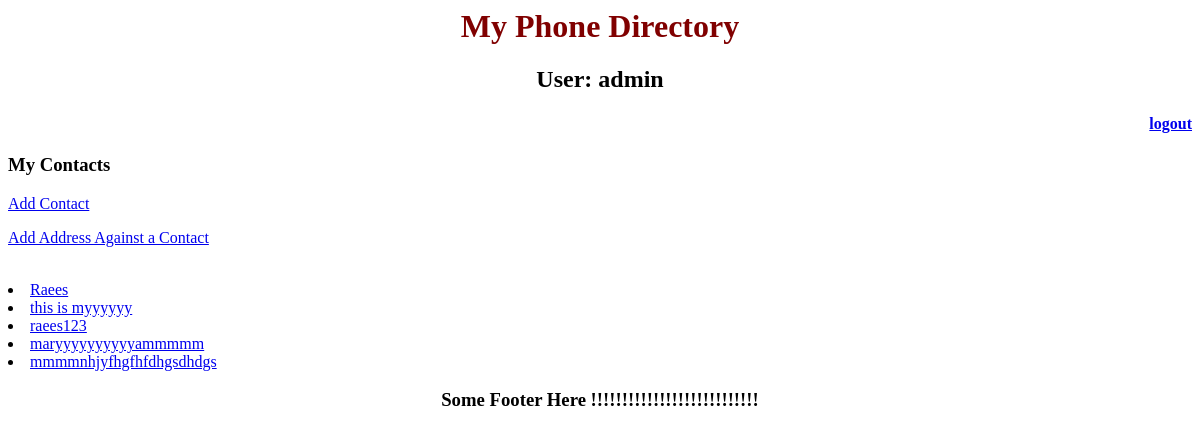
The page /contacts/contact/ (signed in) on the database as committed earlier.
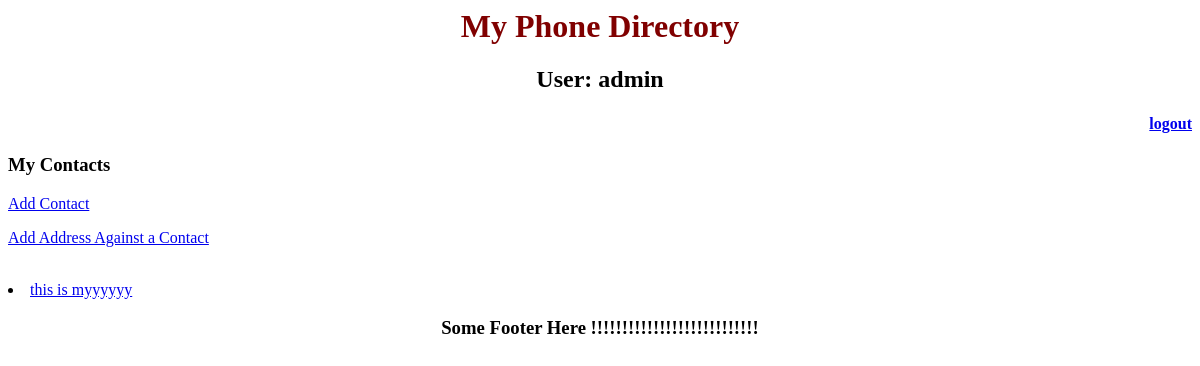
The same page on the database as committed later.
### contacts/models.py (models this page shows)
class Contact(models.Model):
    phone_regex = RegexValidator(
            regex=r'^\+?1?\d{9,20}$',
            message="Phone number must be entered in the format: '+999999999'. Up to 20 digits allowed."
    )
    user = models.ForeignKey(User)
    name = models.CharField(max_length=50)
    email = models.EmailField(max_length=30)
    phone_number = models.CharField(validators=[phone_regex], max_length=20, blank=True)
    contact_image = models.ImageField(upload_to='contacts_images', default='contacts_images/default.png')
    def __str__(self):
        return self.name

### contacts/views.py (the view)
class ContactsListView(View):
    template_name = "contacts/contact_list.html"
    def get(self, request):
        specific = Contact.objects.filter(user=request.user)
        return render(request, self.template_name, {'user_specific_contacts': specific})

### contacts/templates/contacts/contact_list.html (shortened to what this page needs)
{% extends "contacts/layout.html" %}
{% block content %}
<h3>My Contacts</h3>
    <p><a href="{% url 'contacts:add_contact' %}">Add Contact</a></p>
    <p><a href="{% url 'contacts:add_address' %}">Add Address Against a Contact</a></p>
    {% for contact in user_specific_contacts %}
        <li><a href="{% url 'contacts:detail' contact.id %}">{{ contact }}</a></li>
    {% endfor %}
{% endblock %}

Rows that differ between the two databases and show on the page:
removed Contact: name "Raees"
removed Contact: name "raees123"
removed Contact: name "maryyyyyyyyyyammmmm"
removed Contact: name "mmmmnhjyfhgfhfdhgsdhdgs"
